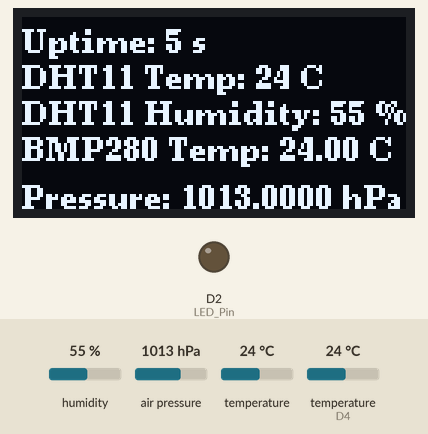
Bench run of a sketch on a simulated ESP8266 (NodeMCU). On the bench: 128×64 one-colour display, output pins drawn as LEDs (lit = HIGH). The inputs (shaded band) are chosen by the test bench; at power-on: humidity 55 %, air pressure 1013 hPa, temperature 24 °C, temperature (sensor on D4) 24 °C. WiFi joins after 1.5 s; servers stay silent unless stated; what the sketch prints to the serial monitor is not drawn.

Above: at 5.1 s.
At 10.1 s:
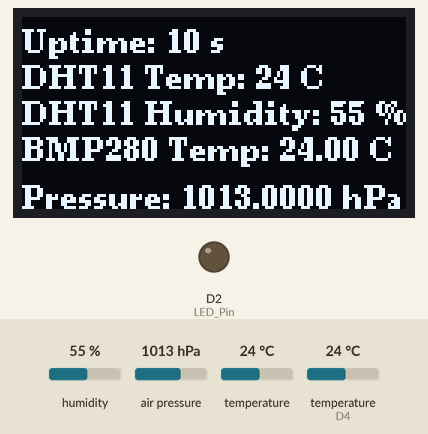
At 20.1 s:
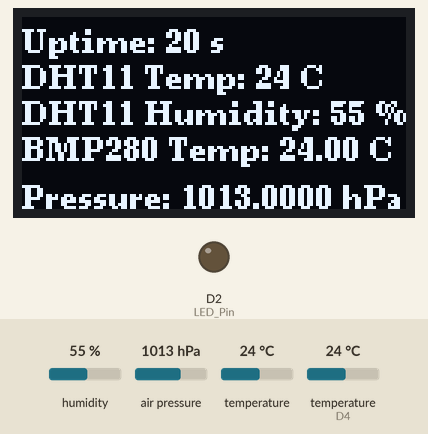
At 35.2 s:
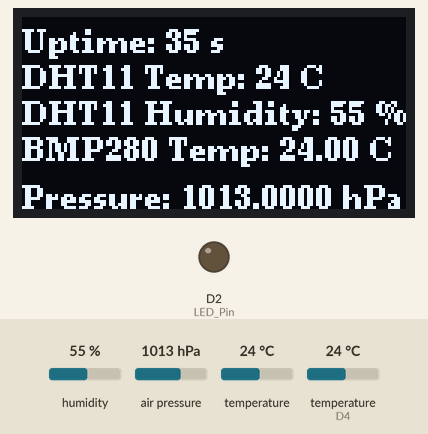
At 60.3 s:
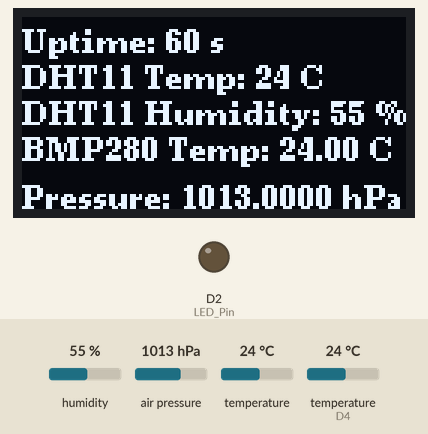
At 120.7 s:
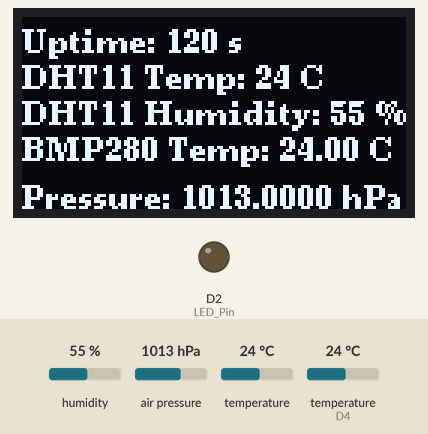

The sketch:

28011_time_bright.ino
```cpp
#include <ESP8266WiFi.h>
#include <SimpleDHT.h>
#include <Wire.h>
#include <SPI.h>
#include <Adafruit_BMP280.h>
#include <U8g2lib.h> // 添加U8g2库

U8G2_SSD1306_128X64_NONAME_F_SW_I2C u8g2(U8G2_R0, /* clock=*/ D5, /* data=*/ D6, /* reset=*/ U8X8_PIN_NONE); // 设置屏幕

Adafruit_BMP280 bmp; // I2C

unsigned long startTime; // 记录程序开始运行的时间

unsigned long lastScreenRefreshTime; // 记录上一次屏幕刷新的时间
const unsigned int screenRefreshInterval = 5000; // 屏幕刷新间隔，单位为毫秒

#define TCP_SERVER_ADDR "bemfa.com"
//服务器端口//TCP创客云端口8344//TCP设备云端口8340
#define TCP_SERVER_PORT "8344"

///****************需要修改的地方*****************///

//WIFI名称，区分大小写，不要写错
#define DEFAULT_STASSID  "PDCN"
//WIFI密码
#define DEFAULT_STAPSW "123"
//用户私钥，可在控制台获取,修改为自己的UID
String UID = "7b1ff9ddb6f6";
//主题名字，可在控制台新建
String TOPIC = "temp"; //用于传输温湿度的主题
//DHT11引脚值
int pinDHT11 = D4;  //连接dht11的引脚
//单片机LED引脚值
const int LED_Pin = D2;  //假设连接led的引脚
//主题名字，可在控制台新建
String TOPIC2  = "light002";  //用于led控制的主题

///*********************************************///
//led 控制函数
void turnOnLed();
void turnOffLed();
//led状态状态
String my_led_status = "off";


//设置上传速率2s（1s<=upDataTime<=60s）
//下面的2代表上传间隔是2秒
#define upDataTime 10*1000


// for DHT11,
//      VCC: 5V or 3V
//      GND: GND
//      DATA: 2

SimpleDHT11 dht11(pinDHT11);


//最大字节数
#define MAX_PACKETSIZE 512


//tcp客户端相关初始化，默认即可
WiFiClient TCPclient;
String TcpClient_Buff = "";
unsigned int TcpClient_BuffIndex = 0;
unsigned long TcpClient_preTick = 0;
unsigned long preHeartTick = 0;//心跳
unsigned long preTCPStartTick = 0;//连接
bool preTCPConnected = false;


//相关函数初始化
//连接WIFI
void doWiFiTick();
void startSTA();

//TCP初始化连接
void doTCPClientTick();
void startTCPClient();
void sendtoTCPServer(String p);


/*
  *发送数据到TCP服务器
 */
void sendtoTCPServer(String p){

  if (!TCPclient.connected())
  {
    Serial.println("Client is not readly");
    return;
  }
  TCPclient.print(p);
  Serial.println("[Send to TCPServer]:String");
  Serial.println(p);
}


/*
  *初始化和服务器建立连接
*/

void startTCPClient(){

  if(TCPclient.connect(TCP_SERVER_ADDR, atoi(TCP_SERVER_PORT))){
    Serial.print("\nConnected to server:");
    Serial.printf("%s:%d\r\n",TCP_SERVER_ADDR,atoi(TCP_SERVER_PORT));
    String tcpTemp="";
    tcpTemp = "cmd=1&uid="+UID+"&topic="+TOPIC2+"\r\n";

    sendtoTCPServer(tcpTemp);
    preTCPConnected = true;
    preHeartTick = millis();
    TCPclient.setNoDelay(true);
  }
  else{
    Serial.print("Failed connected to server:");
    Serial.println(TCP_SERVER_ADDR);
    TCPclient.stop();
    preTCPConnected = false;
  }
  preTCPStartTick = millis();
}


/*
  *检查数据，发送数据
*/
void doTCPClientTick(){
 //检查是否断开，断开后重连
   if(WiFi.status() != WL_CONNECTED) return;

  if (!TCPclient.connected()) {//断开重连

  if(preTCPConnected == true){

    preTCPConnected = false;
    preTCPStartTick = millis();
    Serial.println();
    Serial.println("TCP Client disconnected.");
    TCPclient.stop();
  }
  else if(millis() - preTCPStartTick > 1*1000)//重新连接
    startTCPClient();
  }
  else
  {
    if (TCPclient.available()) {//收数据
      char c =TCPclient.read();
      TcpClient_Buff +=c;
      TcpClient_BuffIndex++;
      TcpClient_preTick = millis();

      if(TcpClient_BuffIndex>=MAX_PACKETSIZE - 1){
        TcpClient_BuffIndex = MAX_PACKETSIZE-2;
        TcpClient_preTick = TcpClient_preTick - 200;
      }
      preHeartTick = millis();
    }
    if(millis() - preHeartTick >= upDataTime){//上传数据
      preHeartTick = millis();

      /*****************获取DHT11 温湿度*****************/
      // read without samples.
      byte temperature = 0;
      byte humidity = 0;
      int err = SimpleDHTErrSuccess;
      if ((err = dht11.read(&temperature, &humidity, NULL)) != SimpleDHTErrSuccess) {
        Serial.print("Read DHT11 failed, err="); Serial.println(err);delay(1000);
        return;
      }
      float temperature_bmp = bmp.readTemperature(); // Celsius
      float pressure_bmp = bmp.readPressure() / 100.0F; // hPa
      String temperature_bmp_str = String(temperature_bmp, 2); // 保留2位小数
      String pressure_bmp_str = String(pressure_bmp, 4); // 保留2位小数


      /*********************数据上传*******************/
      /*
        数据用#号包裹，以便app分割出来数据，&msg=#23#80#on#\r\n，即#温度#湿度#按钮状态#，app端会根据#号分割字符串进行取值，以便显示
        如果上传的数据不止温湿度，可在#号后面继续添加&msg=#23#80#data1#data2#data3#data4#\r\n,app字符串分割的时候，要根据上传的数据进行分割
      */
      String upstr = "";
      upstr = "cmd=2&uid="+UID+"&topic="+TOPIC+"&msg=#"+temperature+"#"+humidity+"#"+temperature_bmp+"#"+pressure_bmp+"#\r\n";
      sendtoTCPServer(upstr);
      upstr = "";
    }
  }
  if((TcpClient_Buff.length() >= 1) && (millis() - TcpClient_preTick>=200))
  {//data ready
    TCPclient.flush();
    Serial.println("Buff");
    Serial.println(TcpClient_Buff);
    //////字符串匹配，检测发了的字符串TcpClient_Buff里面是否包含&msg=on，如果有，则打开开关
    if((TcpClient_Buff.indexOf("&msg=on") > 0)) {
      turnOnLed();
    //////字符串匹配，检测发了的字符串TcpClient_Buff里面是否包含&msg=off，如果有，则关闭开关
    }else if((TcpClient_Buff.indexOf("&msg=off") > 0)) {
      turnOffLed();
    }
   TcpClient_Buff="";//清空字符串，以便下次接收
   TcpClient_BuffIndex = 0;
  }
}


//打开灯泡
void turnOnLed(){
  Serial.println("Turn ON");
  digitalWrite(LED_Pin,LOW);
  my_led_status = "on";
}
//关闭灯泡
void turnOffLed(){
  Serial.println("Turn OFF");
  digitalWrite(LED_Pin,HIGH);
  my_led_status = "off";
}


void startSTA(){
  WiFi.disconnect();
  WiFi.mode(WIFI_STA);
  WiFi.begin(DEFAULT_STASSID, DEFAULT_STAPSW);
}


/**************************************************************************
                                 WIFI
***************************************************************************/
/*
  WiFiTick
  检查是否需要初始化WiFi
  检查WiFi是否连接上，若连接成功启动TCP Client
  控制指示灯
*/
void doWiFiTick(){
  static bool startSTAFlag = false;
  static bool taskStarted = false;
  static uint32_t lastWiFiCheckTick = 0;

  if (!startSTAFlag) {
    startSTAFlag = true;
    startSTA();
    Serial.printf("Heap size:%d\r\n", ESP.getFreeHeap());
  }

  //未连接1s重连
  if ( WiFi.status() != WL_CONNECTED ) {
    if (millis() - lastWiFiCheckTick > 1000) {
      lastWiFiCheckTick = millis();
    }
  }
  //连接成功建立
  else {
    if (taskStarted == false) {
      taskStarted = true;
      Serial.print("\r\nGet IP Address: ");
      Serial.println(WiFi.localIP());
      startTCPClient();
    }
  }
}


// ...（省略其他代码）

// 初始化，相当于main 函数
void setup() {
  Serial.begin(115200);

  startTime = millis(); // 记录程序开始运行的时间

  Wire.begin(D1, D2); //D1对应I2C总线的SDA，D2对应I2C总线的SCL
  if (!bmp.begin(0x76)) {  // 0x76是BMP280的I2C地址
    Serial.println("Could not find a valid BMP280 sensor, check wiring!");
    while (1);
  }

  // 初始化屏幕
  u8g2.begin();
  u8g2.clearBuffer();
  u8g2.setFont(u8g2_font_ncenB08_tr);

  //初始化引脚为输出
  pinMode(LED_Pin,OUTPUT);
  pinMode(D4, INPUT); // 禁用 LED
}

// 显示数据
void displayData(byte temperature, byte humidity, float temperature_bmp, float pressure_bmp) {
  unsigned long elapsedTime = millis() - startTime; // 计算程序运行的总时间
  unsigned long seconds = elapsedTime / 1000;
  //unsigned long minutes = seconds / 60;
  //unsigned long hours = minutes / 60;

  // 检查是否应该刷新屏幕
  if (millis() - lastScreenRefreshTime < screenRefreshInterval) {
    return;
  }
  lastScreenRefreshTime = millis();

  u8g2.clearBuffer();

  u8g2.setCursor(0, 12);
  u8g2.print("Uptime: ");
  u8g2.print(elapsedTime / 1000); // 将总时间转换为秒并打印到屏幕上
  u8g2.print(" s");

  u8g2.setCursor(0, 24);
  u8g2.print("DHT11 Temp: ");
  u8g2.print(temperature);
  u8g2.print(" C");
  u8g2.setCursor(0, 36);
  u8g2.print("DHT11 Humidity: ");
  u8g2.print(humidity);
  u8g2.print(" %");
  u8g2.setCursor(0, 48);
  u8g2.print("BMP280 Temp: ");
  u8g2.print(temperature_bmp, 2);
  u8g2.print(" C");
  u8g2.setCursor(0, 64);
  u8g2.print("Pressure: ");
  u8g2.print(pressure_bmp, 4);
  u8g2.print(" hPa");
  u8g2.sendBuffer();
}

//循环
void loop() {
  doWiFiTick();
  doTCPClientTick();
  u8g2.setContrast(10);

  // 读取数据并更新屏幕显示
  byte temperature = 0;
  byte humidity = 0;
  int err = SimpleDHTErrSuccess;
  if ((err = dht11.read(&temperature, &humidity, NULL)) != SimpleDHTErrSuccess) {
    Serial.print("."); Serial.println(err);delay(1000);
    return;
  }
  float temperature_bmp = bmp.readTemperature(); // Celsius
  float pressure_bmp = bmp.readPressure() / 100.0F; // hPa
  displayData(temperature, humidity, temperature_bmp, pressure_bmp);
}
```

Measured:
- what the display in image 0 shows lasts 5.0 s, from 5.0 s to 10.0 s
